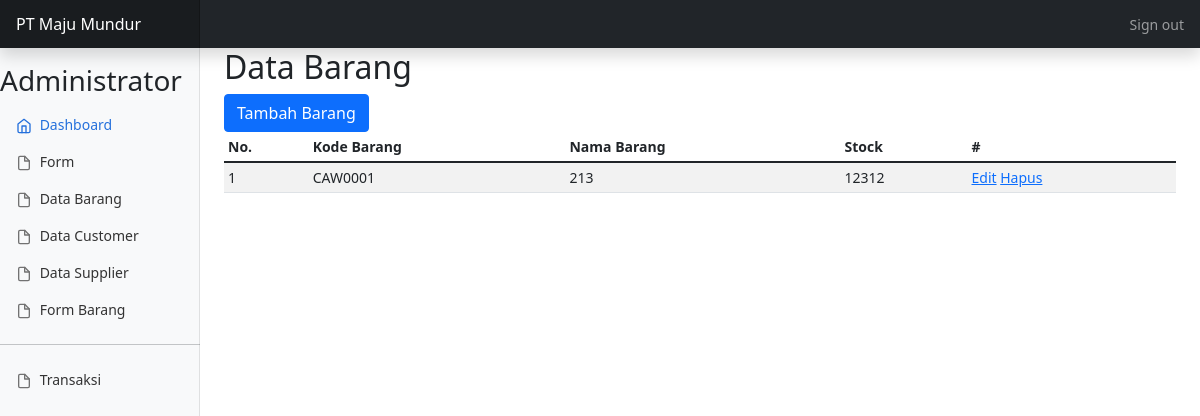
The page /application/views/z/MI_04411/index.php?mi=data (signed in) on the database its author committed.
### tables this page shows
CREATE TABLE `barang` (
  `kdbarang` varchar(10) NOT NULL,
  `nmbarang` varchar(50) DEFAULT NULL,
  `stok_mn` int(11) DEFAULT NULL,
  `jenis_id` varchar(10) DEFAULT NULL
);

### application/views/z/MI_04411/data.php (the view)
<main class="col-md-9 ms-sm-auto col-lg-10 px-md-4">
    <h2>Data Barang</h2>
     <a class="btn btn-primary " href="?mi=form_barang">Tambah Barang</a>
    <div class="table-responsive">
        <table class="table table-striped table-sm">
            <thead>
                <tr>
                    <th scope="col">No.</th>
                    <th scope="col">Kode Barang</th>
                    <th scope="col">Nama Barang</th>
                    <th scope="col">Stock</th>
                    <th scope="col">#</th>
                </tr>
            </thead>
            <tbody>
                <?php $row = mysqli_query($conn, "SELECT * from barang");
                $no = 1;
                foreach ($row as $row_array) { ?>
                    <tr>
                        <td><?= $no; ?></td>
                        <td><?= $row_array['kdbarang']; ?></td>
                        <td><?= $row_array['nmbarang']; ?></td>
                        <td><?= $row_array['stok_mn']; ?></td>
                        <td>
                            <a href="?mi=edit_barang&id=<?php echo $row_array['kdbarang']; ?>">Edit</a>
                            <a href="?mi=hapus_barang&id=<?php echo $row_array['kdbarang']; ?>">Hapus</a>
                        </td>
                    </tr>
                <?php $no++;
                }  ?>
            </tbody>
        </table>
    </div>
</main>

### application/views/z/MI_04411/assets/css/dashboard.css (style rules this page uses)
body { font-size: .875rem; }

### rows shown on the page
barang: kdbarang "CAW0001", nmbarang "213", stok_mn "12312"

### other values the page prints
$desc "Administrator"
